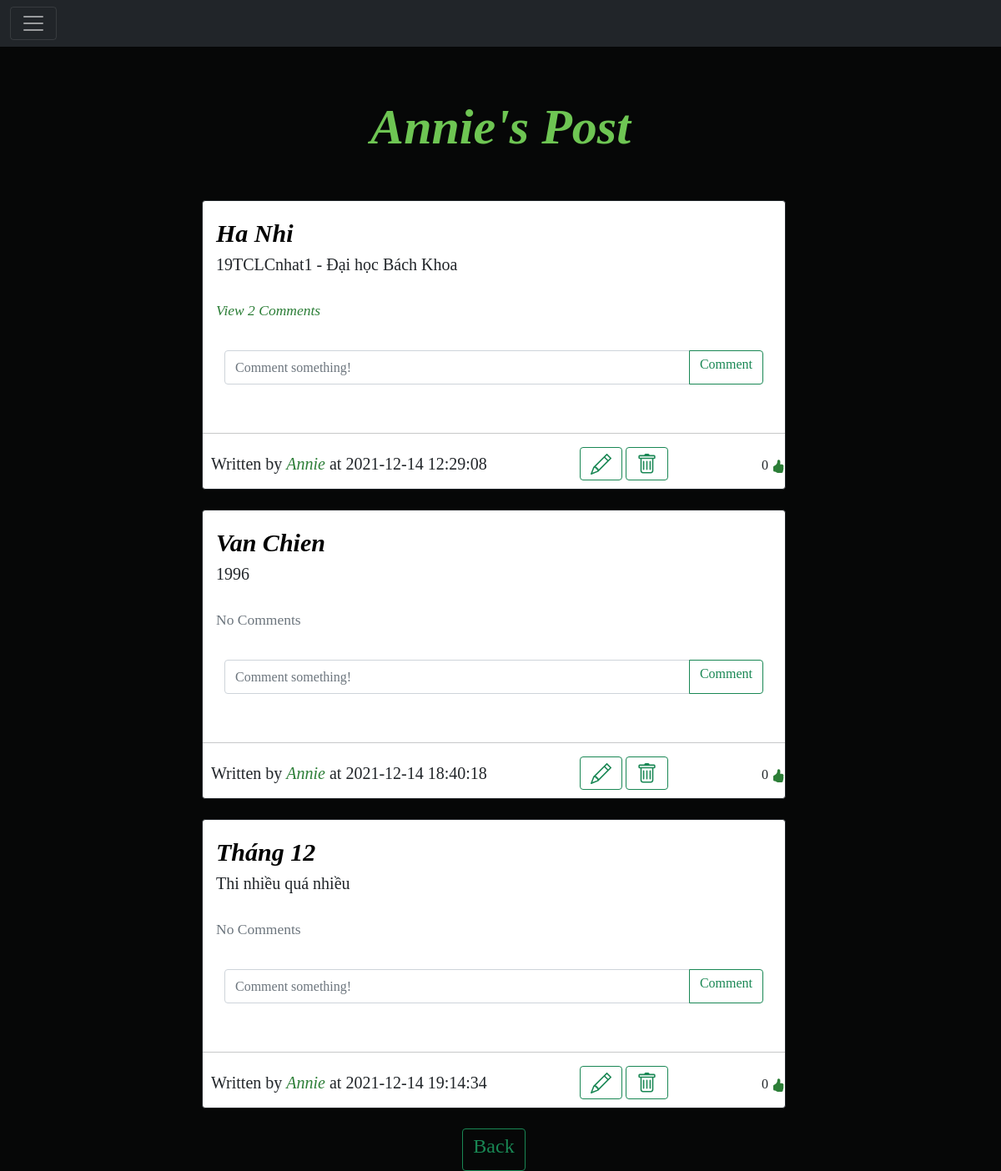
The app's page /posts/Annie (signed in) with its own data.
### Website/models.py (models this page shows)
class User(db.Model, UserMixin):
    id = db.Column(db.Integer, primary_key=True)
    email = db.Column(db.String(150), unique=True)
    username = db.Column(db.String(150), unique=True)
    password = db.Column(db.String(150))
    date_created = db.Column(db.DateTime(timezone=True), default=func.now())
    posts = db.relationship('Post', backref='user', passive_deletes=True)
    comments = db.relationship('Comment', backref='user', passive_deletes=True)
    likes = db.relationship('Like', backref='user', passive_deletes=True)
    followed = db.relationship('Follow', foreign_keys=[Follow.follower_id], backref=db.backref('follower', lazy='joined'), lazy=True, cascade='all, delete-orphan')
    followers = db.relationship('Follow', foreign_keys=[Follow.followed_id], backref=db.backref('followed', lazy='joined'), lazy=True, cascade='all, delete-orphan')

class Post(db.Model):
    id = db.Column(db.Integer, primary_key=True)
    title = db.Column(db.Text, nullable=False)
    text = db.Column(db.Text, nullable=False)
    date_created = db.Column(db.DateTime(timezone=True), default=func.now())
    author = db.Column(db.Integer, db.ForeignKey(
        'user.id', ondelete="CASCADE"), nullable=False)
    comments = db.relationship('Comment', backref='post', passive_deletes=True)
    likes = db.relationship('Like', backref='post', passive_deletes=True)

### Website/views.py (the view)
@views.route("/posts/<username>")
@login_required
def posts(username):
    user = User.query.filter_by(username=username).first()
    if not user:
        return redirect(url_for('views.home'))
    posts = user.posts
    return render_template("posts.html", user=current_user, posts=posts, username=username)

### Website/__init__.py (called while the page is built)
def create_app():
    app = Flask(__name__)
    app.config['SECRET_KEY'] = "helloworld"
    app.config['SQLALCHEMY_DATABASE_URI'] = f'sqlite:///{DB_NAME}'
    db.init_app(app)
    from .views import views
    from .auth import auth
    app.register_blueprint(views, url_prefix="/")
    app.register_blueprint(auth, url_prefix="/")
    from .models import User, Post, Comment,Like,Follow
    create_database(app)
    login_manager = LoginManager()
    login_manager.login_view = "auth.login"
    login_manager.init_app(app)
    @login_manager.user_loader
    def load_user(id):
        return User.query.get(int(id))
    return app

### Website/templates/posts.html (shortened to what this page needs)
{% extends "posts_div.html" %}
 {% block header %} {{username}}'s Post {% endblock %}
 {% block footer %}
    <div align="center">
      <a href="/home">
          <button type="button" class="btn btn-outline-success"><h4>Back</h4></button>
        </a>
    </div>
    {% endblock %}

### Website/templates/posts_div.html (shortened to what this page needs)
{% extends "base.html" %} {% block title %}Home{% endblock %}
{% block content%}
  <h1 align="center">{% block header %}Posts{% endblock %}</h1>
  <br>
  <div  class="posts">
    {% for post in posts %}
    <div class="card border-dark">
      <div class="card-body">
        <div class="card-text">
          <a class="post-title" href="/post/{{post.id}}">{{post.title}}</a>
          <p class="post-test">{{post.text}}</p>
        </div>
        <br />
        <p class="card-text">
          {% if post.comments|length > 0 %}
          <a data-bs-toggle="collapse" href="#comments-{{post.id}}" role="button">
            <small>View {{post.comments|length}} Comments</small>
          </a>
          {% else %}
          <small class="text-muted">No Comments</small>
          {% endif %}
        </p>
        <br>
        <form
          class="input-group mb-3"
          method="POST"
          action="/create-comment/{{post.id}}"
        >
          <input
            type="text"
            id="text"
            name="text"
            class="form-control"
            placeholder="Comment something!"
          />
          <button class="btn btn-outline-success" type="submit"><h6>Comment</h6></button>
        </form>
      </div>
      <hr>
      <div class="item">
        <div class="d-flex align-items-center justify-content-between">
          <p>Written by <a list-style = "none" class="" href="/profile/{{post.user.username}}"> {{post.user.username}}</a> at {{post.date_created}}</p>
          <div>
            {% if user.id == post.author %}
            <a class="btn btn-outline-success" data-toggle="collapse" href="/edit-post/{{post.id}}" class="dropdown-item"
            ></a>
              <a class="btn btn-outline-success" data-toggle="collapse" href="/delete-post/{{post.id}}" class="dropdown-item"
              ></a>
            {% endif %}
          </div>
          <div>
            {{ post.likes|length }}
              {% if user.id in post.likes|map(attribute="author")|list %}
              <a href="/like-post/{{post.id}}">
                <svg xmlns="http://www.w3.org/2000/svg" width="16" height="16" fill="currentColor" class="bi bi-hand-thumbs-up" viewBox="0 0 16 16">
                  <path d="M8.864.046C7.908-.193 7.02.53 6.956 1.466c-.072 1.051-.23 2.016-.428 2.59-.125.36-.479 1.013-1.04 1.639-.557.623-1.282 1.178-2.131 1.41C2.685 7.288 2 7.87 2 8.72v4.001c0 .845.682 1.464 1.448 1.545 1.07.114 1.564.415 2.068.723l.048.03c.272.165.578.348.97.484.397.136.861.217 1.466.217h3.5c.937 0 1.599-.477 1.934-1.064a1.86 1.86 0 0 0 .254-.912c0-.152-.023-.312-.077-.464.201-.263.38-.578.488-.901.11-.33.172-.762.004-1.149.069-.13.12-.269.159-.403.077-.27.113-.568.113-.857 0-.288-.036-.585-.113-.856a2.144 2.144 0 0 0-.138-.362 1.9 1.9 0 0 0 .234-1.734c-.206-.592-.682-1.1-1.2-1.272-.847-.282-1.803-.276-2.516-.211a9.84 9.84 0 0 0-.443.05 9.365 9.365 0 0 0-.062-4.509A1.38 1.38 0 0 0 9.125.111L8.864.046zM11.5 14.721H8c-.51 0-.863-.069-1.14-.164-.281-.097-.506-.228-.776-.393l-.04-.024c-.555-.339-1.198-.731-2.49-.868-.333-.036-.554-.29-.554-.55V8.72c0-.254.226-.543.62-.65 1.095-.3 1.977-.996 2.614-1.708.635-.71 1.064-1.475 1.238-1.978.243-.7.407-1.768.482-2.85.025-.362.36-.594.667-.518l.262.066c.16.04.258.143.288.255a8.34 8.34 0 0 1-.145 4.725.5.5 0 0 0 .595.644l.003-.001.014-.003.058-.014a8.908 8.908 0 0 1 1.036-.157c.663-.06 1.457-.054 2.11.164.175.058.45.3.57.65.107.308.087.67-.266 1.022l-.353.353.353.354c.043.043.105.141.154.315.048.167.075.37.075.581 0 .212-.027.414-.075.582-.05.174-.111.272-.154.315l-.353.353.353.354c.047.047.109.177.005.488a2.224 2.224 0 0 1-.505.805l-.353.353.353.354c.006.005.041.05.041.17a.866.866 0 0 1-.121.416c-.165.288-.503.56-1.066.56z"/>
                </svg>
            </a>
              {% else %}
              <a href="/like-post/{{post.id}}">
               </a>
              {% endif %}
          </div>
    </div>
    </div>
      </div>
    <br/>
    {% endfor %}
    {% block footer %}
  {% endblock %}
  </div>
   {% endblock %}

### Website/static/main.css (style rules this page uses)
body { font-family: 'Times New Roman', Times, serif; background-color: rgb(6, 7, 7) ; background-position: center; background-size:cover; background-repeat: no-repeat; }
h1 { margin-top: 40px; padding: 20px; font-size: 60px; font-style: italic; font-weight: bold; color: rgb(110, 197, 83); }
form { padding: 10px; }
input { font-size: 20px; }
a { text-decoration: none; font-size: 20px; font-style: italic; color: rgb(44, 126, 55); }
p { padding-bottom: 0px; font-size: 20px; margin-bottom: 0px; }
input { font-size: 30px; }
.post-title { font-size: 30px; font-style: oblique; font-weight: bolder; color: black; }
.post-test { font-size: 20px; font-weight: lighter; }
.posts { width: 700px; height: 500px; margin-left: 200px; }
.item { padding-left: 10px; padding-bottom: 10px; }

### records on screen
User: username "Annie"
Post: title "Ha Nhi", text "19TCLCnhat1 - Đại học Bách Khoa", comments|length "2", user.username "Annie", date_created "2021-12-14 12:29:08", likes|length "0"
Post: title "Van Chien", text "1996", shows "No Comments", user.username "Annie", date_created "2021-12-14 18:40:18", likes|length "0"
Post: title "Tháng 12", text "Thi nhiều quá nhiều", shows "No Comments", user.username "Annie", date_created "2021-12-14 19:14:34", likes|length "0"
